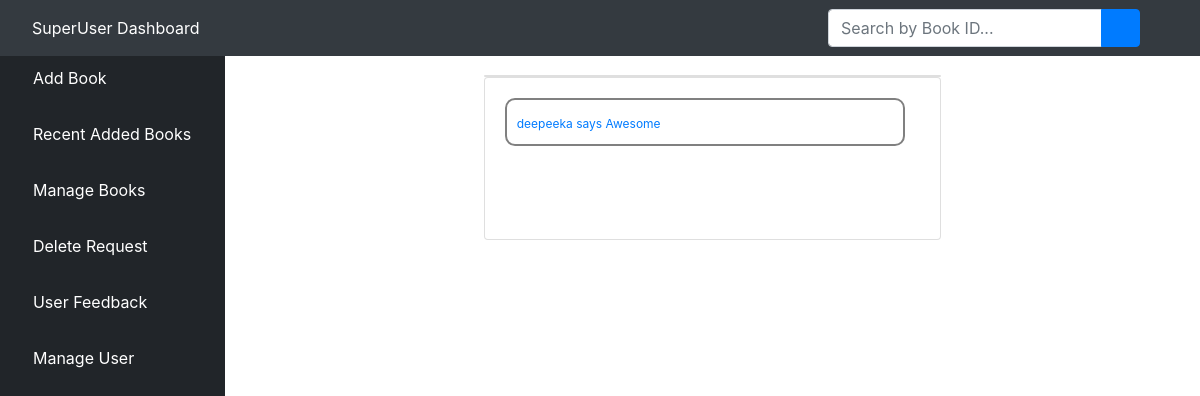
/afeedback/ (signed in), run on an earlier commit of the app's database.
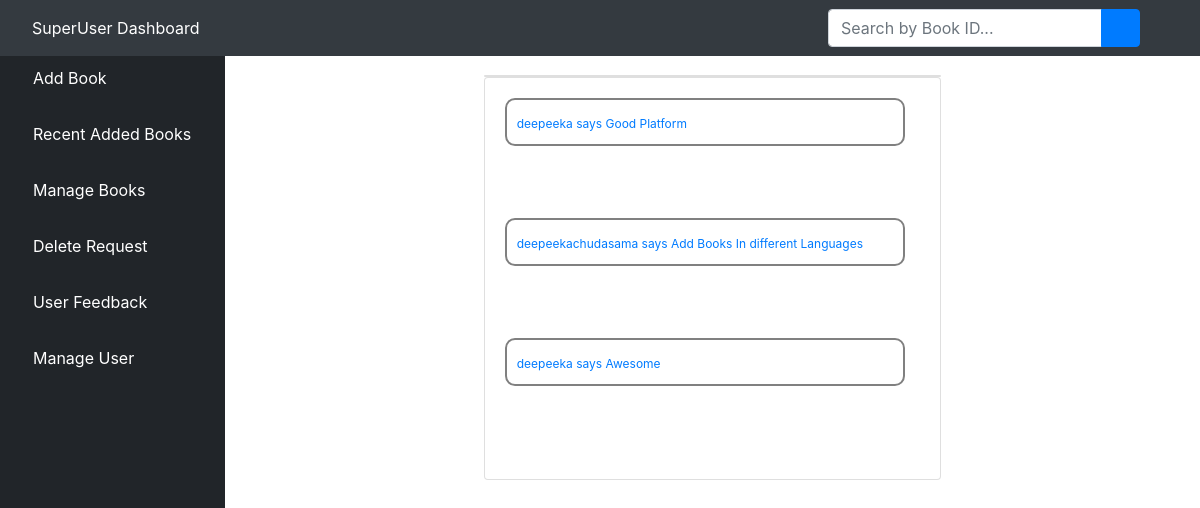
And on a later commit of the database.
### bookstore/models.py (models this page shows, shortened)
class Feedback(models.Model):
    feedback = models.CharField(max_length=100, null=True, blank=True)

### bookstore/views.py (the view)
# urls.py: path('afeedback/', views.AFeedback.as_view(), name='afeedback'),
class AFeedback(LoginRequiredMixin,ListView):
	model = Feedback
	template_name = 'dashboard/feedback.html'
	context_object_name = 'feedbacks'
	paginate_by = 3
	def get_queryset(self):
		return Feedback.objects.order_by('-id')

### bookstore/templates/dashboard/feedback.html (shortened to what this page needs)
{% extends 'dashboard/base.html' %}
{% block content %}
<div class="container-fluid">
<div class="row">
<div class="col-sm-3" style="color: red">
</div>
<div class="col-sm-6" style="padding-top: 25px">
    <div class="card">
</div>
<div class="card mb-2">
<div class="card-body">
<div class="row">
    <div class="col-sm-8">
    {% for feedback in feedbacks %}
        <div class="chat" style="width: 150%; background: white;border: 2px solid gray;">
                <strong><small class="chat-user-special text-primary"> {{ feedback.feedback }}</small></strong>
        </div><br><br><br>
    {% empty %}
    <h1 class="heading">No Feedback Available</h1><br>
    {% endfor %}
    <div class="col-sm-4"></div>
    </div>
                      </div>
                    </div>
                  </div>
</div>
<div class="col-sm-2" style="color: red">
</div>
</div>
</div>
{% endblock content %}

What changed in the data, as far as the page shows it:
added Feedback: feedback "deepeeka says Good Platform"
added Feedback: feedback "deepeekachudasama says Add Books In different Languages"
